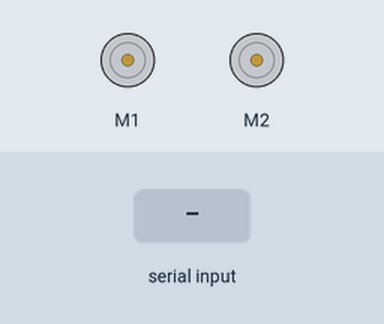
A sketch run on a simulated Arduino Uno, built with avr-gcc and run on an emulated ATmega328P. Shown: 2 × DC motor (green arrow = forward, orange = backward, longer = faster). Inputs (shaded band) come from the test bench.

Above: at 1.2 s.
1.3 s: "FORWARD\n" received over Serial
At 2.1 s:
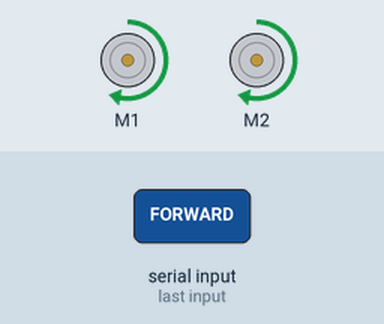
2.8 s: "BACKWARD\n" received over Serial
At 3.3 s:
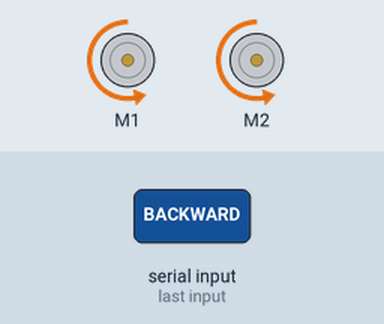
4.3 s: "LEFT\n" received over Serial
At 5.5 s:
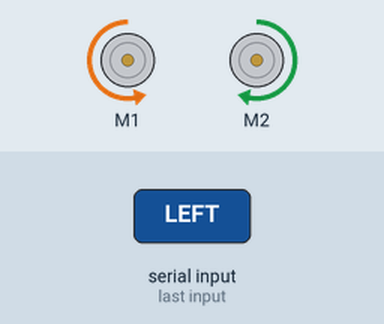
5.8 s: "RIGHT\n" received over Serial
At 6.7 s:
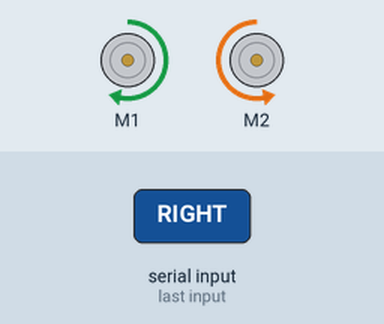
7.3 s: "TURN\n" received over Serial
At 7.8 s:
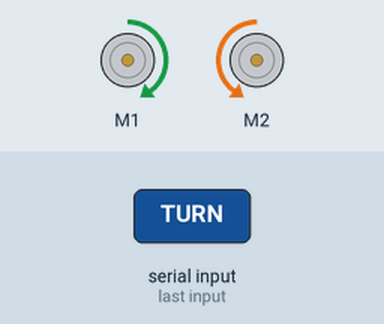
8.8 s: "SLOW_TURN\n" received over Serial
At 9.1 s:
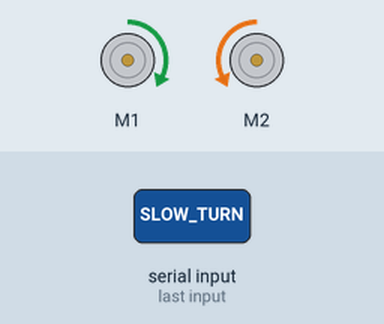
Timing chart, 0 to 11.3 s (numbered marks = the images above; inputs shaded):
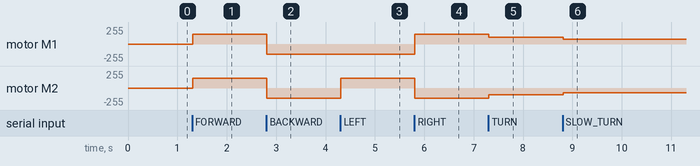

The sketch:

motor.ino
```cpp
#include <Wire.h>
#include <Adafruit_MotorShield.h>
#include "utility/Adafruit_MS_PWMServoDriver.h"

// Create the motor shield object
Adafruit_MotorShield AFMS = Adafruit_MotorShield();

// Create motor objects for M1 and M2
Adafruit_DCMotor *motorLeft = AFMS.getMotor(1);
Adafruit_DCMotor *motorRight = AFMS.getMotor(2);

void setup() {
    Serial.begin(9600);  // Start serial communication
    AFMS.begin();        // Initialize motor shield

    motorLeft->setSpeed(150);  // Set initial speed
    motorRight->setSpeed(150);
}

void loop() {
    if (Serial.available() > 0) {
        String command = Serial.readStringUntil('\n'); // Read command from Python
        command.trim(); // Remove any whitespace

        if (command == "FORWARD") {
            motorLeft->run(FORWARD);
            motorRight->run(FORWARD);
        }
        else if (command == "BACKWARD") {
            motorLeft->run(BACKWARD);
            motorRight->run(BACKWARD);
        }
        else if (command == "LEFT") {
            motorLeft->run(BACKWARD);
            motorRight->run(FORWARD);
        }
        else if (command == "RIGHT") {
            motorLeft->run(FORWARD);
            motorRight->run(BACKWARD);
        }
        else if (command == "STOP") {
            motorLeft->run(RELEASE);
            motorRight->run(RELEASE);
        }
        else if (command == "TURN") {
            motorLeft->setSpeed(100);
            motorRight->setSpeed(100);
            motorLeft->run(FORWARD);
            motorRight->run(BACKWARD);
        }
        else if (command == "SLOW_TURN") {
            motorLeft->setSpeed(70);
            motorRight->setSpeed(70);
            motorLeft->run(FORWARD);
            motorRight->run(BACKWARD);
        }
    }
}
```

Measured:
- after the input at 1.3 s, motor M1, motor M2: stopped → forward 150/255 at once
- after the input at 2.8 s, motor M1, motor M2: forward 150/255 → backward 150/255 at once
- after the input at 4.3 s, motor M2: backward 150/255 → forward 150/255 at once
- after the input at 5.8 s, motor M1: backward 150/255 → forward 150/255 at once; motor M2: forward 150/255 → backward 150/255 at once
- after the input at 7.3 s, motor M1: forward 150/255 → forward 100/255 at once; motor M2: backward 150/255 → backward 100/255 at once
- after the input at 8.8 s, motor M1: forward 100/255 → forward 70/255 at once; motor M2: backward 100/255 → backward 70/255 at once
